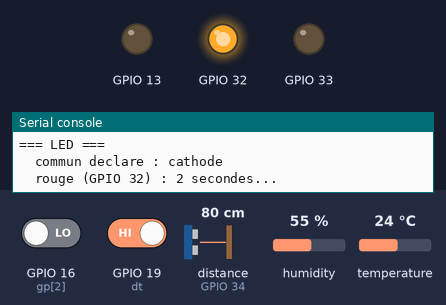
Recording of a program running on a simulated ESP32 board running MicroPython. Shown: output pins drawn as LEDs (lit = HIGH), the last lines printed to the serial console. The test bench sets the inputs (shaded band); at power-on: GPIO 16 (gp[2]) LOW, GPIO 19 (dt) HIGH, distance to the obstacle (sensor on GPIO 34) 80 cm, humidity 55 %, temperature 24 °C. The echo pulse lasts 58.3 µs per cm; pins used as bus, display or sensor lines are not drawn.

Above: at 1.2 s.
1.3 s: GPIO 16 (gp[2]) driven HIGH and GPIO 19 (dt) driven LOW
At 2.9 s:
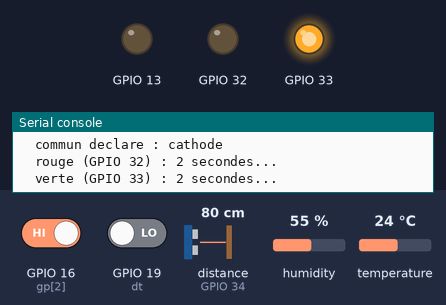
At 4.4 s:
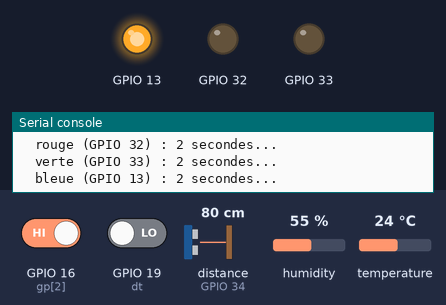
Timing chart, 0 to 56.3 s (numbered marks = the images above; inputs shaded):
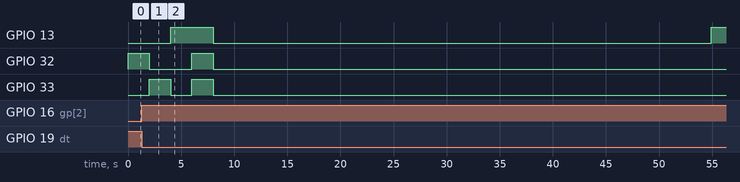

Measured:
- by itself, GPIO 33: alternates HIGH for 2.0 s and LOW for 2.0 s, 4 changes in all, then stays LOW

The program:

selftest.py
```python
"""Test du materiel, canal par canal. A lancer a la main, pas au demarrage.

    mpremote connect COM5 run selftest.py

Il n'affiche rien a l'ecran : tout passe par la console serie. L'idee est
de savoir CE QUI marche avant de chercher pourquoi le reste ne marche pas —
un « pas de capteur » sur l'accueil ne dit pas si le DHT est mal cable, sur
la mauvaise broche, ou simplement lent a repondre.

La LED est poussee a pleine puissance ici, contrairement au firmware qui la
bride : un test doit lever le doute, pas menager les yeux.
"""
import time

from machine import Pin, PWM, time_pulse_us

# Doivent correspondre a main.py.
LED_R, LED_G, LED_B = 32, 33, 13
LED_COMMON = "cathode"
DHT_PIN = 25
ENC_CLK, ENC_DT = 4, 19
# HC-SR04. ECHO sort du 5 V : il DOIT passer par un pont diviseur avant
# GPIO 34 (10k vers ECHO, 20k vers GND). En direct, la broche prend 5 V sur
# une entree prevue pour 3,3.
US_TRIG, US_ECHO = 15, 34
# Retroeclairage de l'ecran. Il vit normalement dans tft_setup.py, qui est
# sur la carte et pas dans ce depot ; on le repique ici parce qu'un test doit
# pouvoir eteindre l'ecran sans initialiser tout le pilote.
BACKLIGHT = 22
CRANS_ATTENDUS = 10             # ce qu'on demande de tourner a la main
STEPS_PER_DETENT_ACTUEL = 4     # doit refleter input.py
BTN = {"A gauche": 26, "B selection": 27, "C droite": 14,
       "poussoir encodeur": 16}

DUTY_MAX = 1023


def line(s=""):
    print(s)


def test_led():
    line("=== LED ===")
    invert = LED_COMMON == "anode"
    off = DUTY_MAX if invert else 0
    on = 0 if invert else DUTY_MAX
    try:
        ch = {n: PWM(Pin(p), freq=1000, duty=off)
              for n, p in (("rouge", LED_R), ("verte", LED_G), ("bleue", LED_B))}
    except Exception as e:
        line("  impossible d'initialiser : {}".format(e))
        return
    line("  commun declare : {}".format(LED_COMMON))
    for name, c in ch.items():
        line("  {} (GPIO {}) : 2 secondes...".format(
            name, {"rouge": LED_R, "verte": LED_G, "bleue": LED_B}[name]))
        c.duty(on)
        time.sleep(2)
        c.duty(off)
    line("  les trois ensemble (doit donner du blanc) : 2 secondes...")
    for c in ch.values():
        c.duty(on)
    time.sleep(2)
    for c in ch.values():
        c.duty(off)
        c.deinit()
    line("  -> une couleur qui n'est pas apparue = patte grillee, mal cablee,")
    line("     ou resistance absente lors d'un essai precedent.")
    line("  -> AUCUNE couleur avec le commun au GND : essaie LED_COMMON =")
    line('     "anode" et le commun au 3V3.')
    line()


def probe_data_line():
    """Deux lectures qui, ensemble, designent le coupable.

    SANS tirage interne, au repos : un DHT11 alimente tient sa ligne DATA au
    niveau haut par sa propre resistance.

      haut      le cablage porte et le capteur est alimente ; le probleme
                est dans le dialogue lui-meme.
      bas       rien ne tire la ligne vers le haut.
      instable  la ligne flotte : DATA n'est reliee a rien.

    AVEC le tirage interne (~45 kOhm), on tranche le cas « bas », qui a deux
    causes opposees :

      redevient haut   personne ne tire vers le bas. Le module n'est donc pas
                       alimente — mauvais contact du 3V3 ou de la masse sur
                       la platine, le cas le plus frequent — ou il n'a pas
                       de resistance de tirage.
      reste bas        quelque chose tire activement vers la masse et gagne
                       contre 45 kOhm. C'est un court-circuit : capteur mort,
                       ou fil DATA en realite sur la masse.

    Sans ce second essai, les deux se presentent identiquement et on cherche
    un capteur mort alors qu'un fil est simplement mal enfonce.
    """
    # pull=None EXPLICITE. Pin(n, Pin.IN) sans le preciser laisse la broche
    # avec la configuration qu'elle avait deja, et le balayage des broches
    # libres vient justement d'y activer le tirage interne : la lecture « au
    # repos » mesurerait alors ce tirage-la, pas la ligne. Les deux lignes du
    # rapport diraient toujours la meme chose, et le test perdrait tout son
    # pouvoir de discrimination sans que rien ne le signale.
    p = Pin(DHT_PIN, Pin.IN, None)
    time.sleep_ms(5)
    libre = sum(p.value() for _ in range(50))
    p = Pin(DHT_PIN, Pin.IN, Pin.PULL_UP)
    time.sleep_ms(5)
    tire = sum(p.value() for _ in range(50))
    if libre >= 45:
        return "haut", libre, tire
    if libre <= 5:
        return "bas", libre, tire
    return "instable", libre, tire


def scan_free_pins():
    """Etat au repos de GPIO 25 compare a des broches libres.

    Quand une broche reste basse malgre le tirage interne, la question
    devient : est-ce ce qui y est branche, ou la broche elle-meme ? Une
    broche libre lue avec tirage doit remonter a 1. Si 25 est la seule a
    rester a 0, le probleme la suit ; si plusieurs y restent, il faut
    chercher du cote de la platine ou d'un fil de masse qui traine.
    """
    line("=== Broches libres, pour comparaison ===")
    line("  (avec tirage interne : une broche saine et libre lit 1)")
    for gp in (DHT_PIN, 4, 16, 19):
        try:
            p = Pin(gp, Pin.IN, Pin.PULL_UP)
            time.sleep_ms(5)
            v = sum(p.value() for _ in range(20))
            note = ""
            if gp == DHT_PIN:
                note = "   <- le DHT est ici"
            elif v < 18:
                note = "   <- anormal pour une broche libre"
            line("  GPIO {:>2} : {}/20 a 1{}".format(gp, v, note))
        except Exception as e:
            line("  GPIO {:>2} : illisible — {}".format(gp, e))
    # On relache les tirages : le test suivant lit la meme broche « au
    # repos » et doit la trouver telle qu'elle est, pas telle qu'on l'a
    # laissee.
    for gp in (DHT_PIN, 4, 16, 19):
        try:
            Pin(gp, Pin.IN, None)
        except Exception:
            pass
    line("  -> GPIO {} a 0 et les autres a 20 : le defaut suit ce qui est".format(DHT_PIN))
    line("     branche la, pas la carte. Debranche les TROIS fils du module")
    line("     et relance : si GPIO {} remonte a 20, le module est mort.".format(DHT_PIN))
    line()


def test_dht():
    line("=== DHT11 (GPIO {}) ===".format(DHT_PIN))
    etat, libre, tire = probe_data_line()
    line("  ligne DATA au repos    : {} ({}/50 a 1)".format(etat, libre))
    line("  avec tirage interne    : {}/50 a 1".format(tire))
    if etat == "bas":
        if tire >= 45:
            line("  -> LE MODULE N'EST PAS ALIMENTE. Personne ne tire vers le")
            line("     bas : la ligne remonte des qu'on la tire vers le haut.")
            line("     Le capteur n'est donc pas mort — c'est le 3V3 ou la")
            line("     masse qui n'arrive pas. Reenfonce les trois fils, et")
            line("     verifie que la rangee de la platine est bien alimentee.")
        else:
            line("  -> COURT-CIRCUIT VERS LA MASSE. Quelque chose tire la")
            line("     ligne vers le bas et gagne contre 45 kOhm. Soit le fil")
            line("     DATA est en fait sur la masse, soit le capteur est HS.")
            line("     Debranche le module et relance : si la ligne devient")
            line("     instable, c'est bien le capteur.")
    elif etat == "instable":
        line("  -> la ligne flotte : DATA n'est reliee a rien.")
    if etat == "bas" and tire < 45:
        line("     A VERIFIER AUSSI : la resistance de 10 kOhm va-t-elle bien")
        line("     de DATA vers VCC ? Branchee de DATA vers la MASSE elle")
        line("     devient un tirage vers le bas, gagne contre les 45 kOhm")
        line("     internes, et donne exactement ce resultat — avec un")
        line("     capteur parfaitement sain.")

    try:
        import dht
    except ImportError:
        line("  le module dht n'existe pas dans ce firmware MicroPython.")
        return
    d = dht.DHT11(Pin(DHT_PIN))
    # Le composant refuse d'etre interroge plus d'une fois toutes les deux
    # secondes, et rate frequemment la premiere lecture apres l'alimentation.
    reussites = 0
    for essai in range(1, 6):
        try:
            d.measure()
            line("  essai {} : {} C, {} %".format(
                essai, d.temperature(), d.humidity()))
            reussites += 1
        except Exception as e:
            line("  essai {} : echec — {}".format(essai, e))
        time.sleep(2.5)
    # Les pistes de depannage ne s'affichent que s'il y a eu un echec.
    # Les imprimer apres cinq lectures reussies faisait douter d'un capteur
    # qui marchait parfaitement.
    if reussites == 5:
        line("  -> capteur OK.")
    elif reussites:
        line("  -> {}/5 seulement : tirage trop faible. Mets la vraie".format(reussites))
        line("     resistance de 10 kOhm entre DATA et VCC, ou raccourcis le fil.")
    else:
        line("  -> aucune lecture : mauvaise broche, DATA non reliee, ou")
        line("     resistance de tirage absente (10 kOhm entre DATA et VCC).")
    line()


def test_encoder():
    """Compte les crans reels, et verifie que les deux voies bougent.

    Un encodeur dont une seule voie est cablee « marche » a moitie : il
    compte, mais toujours dans le meme sens. Ce test regarde donc les deux
    lignes separement avant de compter.
    """
    line("=== Encodeur (CLK {}, DT {}) ===".format(ENC_CLK, ENC_DT))
    clk = Pin(ENC_CLK, Pin.IN, Pin.PULL_UP)
    dt = Pin(ENC_DT, Pin.IN, Pin.PULL_UP)
    line("  tourne EXACTEMENT {} crans vers la droite, doucement.".format(
        CRANS_ATTENDUS))
    line("  (les crans se sentent sous le doigt : compte-les)")
    line("  tu as 15 secondes...")

    # LU PAR INTERRUPTION, comme input.py — et surtout PAS en echantillonnant
    # en Python. Une boucle sleep_ms(1) ne tient pas la cadence d'un encodeur
    # qu'on tourne a la main : elle rate des etats, le decodeur absorbe les
    # transitions devenues impossibles, et le compte s'effondre. Ce test
    # annoncait « 4 transitions » pour 10 crans reellement tournes. Mesurer
    # autrement que le firmware, c'est mesurer autre chose que le firmware.
    quad = (0, -1, 1, 0, 1, 0, 0, -1, -1, 0, 0, 1, 0, 1, -1, 0)
    etat = [(clk.value() << 1) | dt.value()]
    acc = [0]
    brutes = [0]
    vus_clk = set()
    vus_dt = set()

    def _irq(_pin):
        a, b = clk.value(), dt.value()
        cur = (a << 1) | b
        if cur != etat[0]:
            brutes[0] += 1
            acc[0] += quad[(etat[0] << 2) | cur]
            etat[0] = cur

    trig = Pin.IRQ_RISING | Pin.IRQ_FALLING
    clk.irq(trigger=trig, handler=_irq)
    dt.irq(trigger=trig, handler=_irq)

    fin = time.ticks_add(time.ticks_ms(), 15000)
    while time.ticks_diff(fin, time.ticks_ms()) > 0:
        vus_clk.add(clk.value())
        vus_dt.add(dt.value())
        time.sleep_ms(5)

    # On coupe les interruptions : les laisser vivre apres le test ferait
    # tourner ce handler pendant les tests suivants.
    clk.irq(handler=None)
    dt.irq(handler=None)

    acc, brutes = acc[0], brutes[0]
    line("  CLK a pris les valeurs {} ; DT {}".format(
        sorted(vus_clk), sorted(vus_dt)))
    line("  {} transitions vues, deplacement net : {}".format(brutes, acc))
    if len(vus_clk) < 2:
        line("  -> CLK ne bouge jamais : fil absent, ou c'est le commun.")
    if len(vus_dt) < 2:
        line("  -> DT ne bouge jamais : fil absent, ou c'est le commun.")
    if len(vus_clk) == 2 and len(vus_dt) == 2 and abs(acc) < 4:
        line("  -> les deux voies bougent mais rien ne compte : le commun")
        line("     n'est probablement pas au GND.")
    elif acc < 0:
        line("  -> compte a l'envers : intervertis CLK et DT dans main.py.")

    # LA MESURE QUI COMPTE. Le firmware doit savoir combien de transitions
    # separent deux crans, et ca depend du modele : tous les encodeurs ne
    # font pas un cycle de quadrature complet entre deux crans. Une valeur
    # trop haute demande deux crans pour un seul evenement, et la molette
    # semble marcher une fois sur deux.
    if abs(acc) >= CRANS_ATTENDUS:
        mesure = abs(acc) / CRANS_ATTENDUS
        proche = min((4, 2, 1), key=lambda v: abs(v - mesure))
        line("  -> {:.1f} transitions par cran.".format(mesure))
        line("     Mets STEPS_PER_DETENT = {} dans input.py".format(proche))
        line("     (valeur actuelle : {})".format(STEPS_PER_DETENT_ACTUEL))
    else:
        line("  -> trop peu de transitions pour conclure : refais le test en")
        line("     tournant bien {} crans.".format(CRANS_ATTENDUS))
    line()


def _mesure_us(trig, echo, timeout_us=40000):
    """Une mesure brute, en microsecondes d'aller-retour. -1 si rien.

    time_pulse_us renvoie -2 si l'echo n'est jamais monte (module muet ou
    TRIG non cable) et -1 s'il n'est jamais redescendu (obstacle trop loin,
    ou ECHO bloque en haut). On distingue les deux : ils n'ont pas la meme
    cause et pas le meme depannage.
    """
    trig.value(0)
    time.sleep_us(5)
    trig.value(1)
    time.sleep_us(10)          # la salve se declenche sur 10 us exactement
    trig.value(0)
    try:
        return time_pulse_us(echo, 1, timeout_us)
    except OSError:
        return -1


def test_ultrason():
    line("=== HC-SR04 (TRIG {}, ECHO {}) ===".format(US_TRIG, US_ECHO))
    trig = Pin(US_TRIG, Pin.OUT)
    echo = Pin(US_ECHO, Pin.IN)

    # ETAT DE LA LIGNE AVANT DE PULSER. GPIO 34 n'a aucun tirage interne
    # (34-39 en sont depourvues), donc sans rien au bout elle flotte et prend
    # des valeurs au hasard. Avec le pont diviseur en place, l'ECHO au repos
    # est tenu bas : une ligne STABLE a 0 prouve que quelque chose est
    # branche, une ligne qui papillonne prouve le contraire. Sans ce releve,
    # « aucun echo » ne distingue pas un capteur absent d'un capteur muet.
    hauts = sum(echo.value() for _ in range(50))
    if hauts == 0:
        # ATTENTION a ne pas surinterpreter : c'est le 2k du pont qui tient
        # la ligne basse. Ce releve prouve que le DIVISEUR est cable, pas que
        # le capteur est alimente ni que TRIG est relie.
        etat = "bas et stable (le pont diviseur est en place)"
    elif hauts == 50:
        etat = "haut et stable (TRIG et ECHO inverses ?)"
    else:
        etat = "instable, {}/50 a 1 — LA LIGNE FLOTTE, rien n'est cable".format(hauts)
    line("  ligne ECHO au repos : {}".format(etat))

    line("  pointe le capteur vers un mur, puis passe la main devant.")
    line("  10 mesures, une toutes les 400 ms...")
    lues, muettes, perdues = [], 0, 0
    for i in range(10):
        d = _mesure_us(trig, echo)
        if d == -2:
            muettes += 1
            line("  {:2}. aucun echo".format(i + 1))
        elif d < 0:
            perdues += 1
            line("  {:2}. hors portee".format(i + 1))
        else:
            # 58 us par centimetre aller-retour : le son fait 343 m/s, donc
            # 29,1 us/cm, double par le trajet retour.
            cm = d / 58
            lues.append(cm)
            line("  {:2}. {:.1f} cm".format(i + 1, cm))
        time.sleep_ms(400)

    if lues:
        line("  -> {}/10 mesures, de {:.1f} a {:.1f} cm.".format(
            len(lues), min(lues), max(lues)))
        if max(lues) - min(lues) < 1:
            line("     La distance ne bouge pas : as-tu bien passe la main ?")
        else:
            line("     Capteur OK.")
    elif muettes and hauts not in (0, 50):
        line("  -> AUCUN ECHO, et la ligne flotte : le capteur n'est tout")
        line("     simplement pas branche. Rien d'autre a chercher.")
    elif muettes:
        line("  -> AUCUN ECHO, mais le pont diviseur est bien la. Le capteur")
        line("     ne recoit pas l'ordre, ou pas de courant :")
        line("     - TRIG relie a GPIO {} ? C'est la cause n1 : sans lui le".format(US_TRIG))
        line("       capteur ne tire jamais, et ECHO reste bas pour toujours.")
        line("     - VCC sur VIN (5 V), pas sur 3V3 : il decroche sous 4,5 V.")
        line("     - TRIG et ECHO inverses ? GPIO 34 est en ENTREE SEULE, il")
        line("       ne peut pas declencher : l'inversion est invisible ici.")
        line("     - GND du capteur commun avec celui de la carte.")
    else:
        line("  -> echo bloque en haut : verifie le pont diviseur sur ECHO.")
    line()


def _led_channels():
    """Les trois voies PWM de la LED, ou None si elle n'existe pas."""
    invert = LED_COMMON == "anode"
    try:
        return ({n: PWM(Pin(pp), freq=1000, duty=(DUTY_MAX if invert else 0))
                 for n, pp in (("r", LED_R), ("g", LED_G), ("b", LED_B))},
                DUTY_MAX if invert else 0,          # eteint
                0 if invert else DUTY_MAX)          # allume
    except Exception:
        return None, 0, 0


def test_veille():
    """Ecran et LED s'eteignent ENSEMBLE, et se rallument ensemble.

    C'est le geste que la detection de presence declenchera. Le verifier a la
    main d'abord evite de deboguer deux choses en meme temps : si l'ecran
    reste allume ici, ce n'est pas le capteur qu'il faudra soupconner.

    La LED est le point facile a oublier. Un afficheur "eteint" dont la LED
    continue de briller dans le noir n'est pas eteint — c'est meme la seule
    chose qu'on verra encore.
    """
    line("=== Veille : ecran + LED (retroeclairage GPIO {}) ===".format(BACKLIGHT))
    bl = Pin(BACKLIGHT, Pin.OUT)
    ch, off, on = _led_channels()

    line("  allumage : ecran + LED bleue, 3 secondes...")
    bl.value(1)
    if ch:
        ch["b"].duty(on)
    time.sleep(3)

    line("  EXTINCTION : les DEUX doivent s'eteindre, 4 secondes...")
    bl.value(0)
    if ch:
        for c in ch.values():
            c.duty(off)
    time.sleep(4)

    line("  rallumage.")
    bl.value(1)
    if ch:
        ch["b"].duty(on)
    time.sleep(2)
    if ch:
        for c in ch.values():
            c.duty(off)
            c.deinit()

    line("  -> l'ecran est reste allume ? Le retroeclairage n'est pas sur")
    line("     GPIO {}, ou il est cable en direct sur le 3V3.".format(BACKLIGHT))
    line("  -> la LED est restee allumee ? Voir la section LED plus haut.")
    line()


def test_distance_bureau():
    """Releve la distance a laquelle tu te tiens vraiment, assis.

    Le seuil de presence ne se devine pas depuis un bureau qu'on ne voit
    pas : il depend de ou est pose le capteur, de la profondeur du plan de
    travail et de la facon de s'asseoir. On mesure, on ne suppose pas.
    """
    line("=== Distance de travail ===")
    trig = Pin(US_TRIG, Pin.OUT)
    echo = Pin(US_ECHO, Pin.IN)
    line("  ASSIEDS-TOI normalement devant l'ecran, comme tous les jours,")
    line("  et ne bouge plus. 15 secondes de mesure...")
    time.sleep(3)

    lues = []
    for _ in range(30):
        d = _mesure_us(trig, echo)
        if d > 0:
            lues.append(d / 58)
        time.sleep_ms(400)

    if len(lues) < 5:
        line("  -> trop peu de mesures valides ({}) pour conclure.".format(
            len(lues)))
        line()
        return

    lues.sort()
    med = lues[len(lues) // 2]
    line("  {} mesures : de {:.0f} a {:.0f} cm, mediane {:.0f} cm.".format(
        len(lues), lues[0], lues[-1], med))

    # Le seuil se pose au-dessus de la plus grande distance observee assis,
    # avec de la marge pour un dos qui se redresse ou une chaise qui recule.
    # Trop juste, l'ecran s'eteindrait pendant qu'on travaille — le pire
    # defaut possible pour cette fonction.
    seuil = int((lues[-1] * 1.5 + 9) // 10 * 10)
    line("  -> Seuil conseille : PRESENCE_CM = {}".format(seuil))
    line("     (50 % au-dessus de ta position la plus reculee)")
    if lues[-1] - lues[0] > 40:
        line("  -> mesures tres dispersees : le capteur voit sans doute autre")
        line("     chose que toi par moments (chaise, mur, ecran). Reoriente-le.")
    line()


def test_buttons():
    line("=== Boutons ===")
    pins = {n: Pin(p, Pin.IN, Pin.PULL_UP) for n, p in BTN.items()}
    line("  appuie sur les trois, un par un, pendant 10 secondes...")
    vus = set()
    fin = time.ticks_add(time.ticks_ms(), 10000)
    while time.ticks_diff(fin, time.ticks_ms()) > 0:
        for n, p in pins.items():
            if not p.value() and n not in vus:
                vus.add(n)
                line("  {} : OK".format(n))
        time.sleep_ms(20)
    for n in BTN:
        if n not in vus:
            line("  {} : jamais vu".format(n))
    line()


def main():
    import gc
    gc.collect()
    line("memoire libre : {}".format(gc.mem_free()))
    line()
    test_led()
    scan_free_pins()
    test_dht()
    test_encoder()
    test_ultrason()
    test_distance_bureau()
    test_veille()
    test_buttons()
    line("=== fin ===")


main()
```
